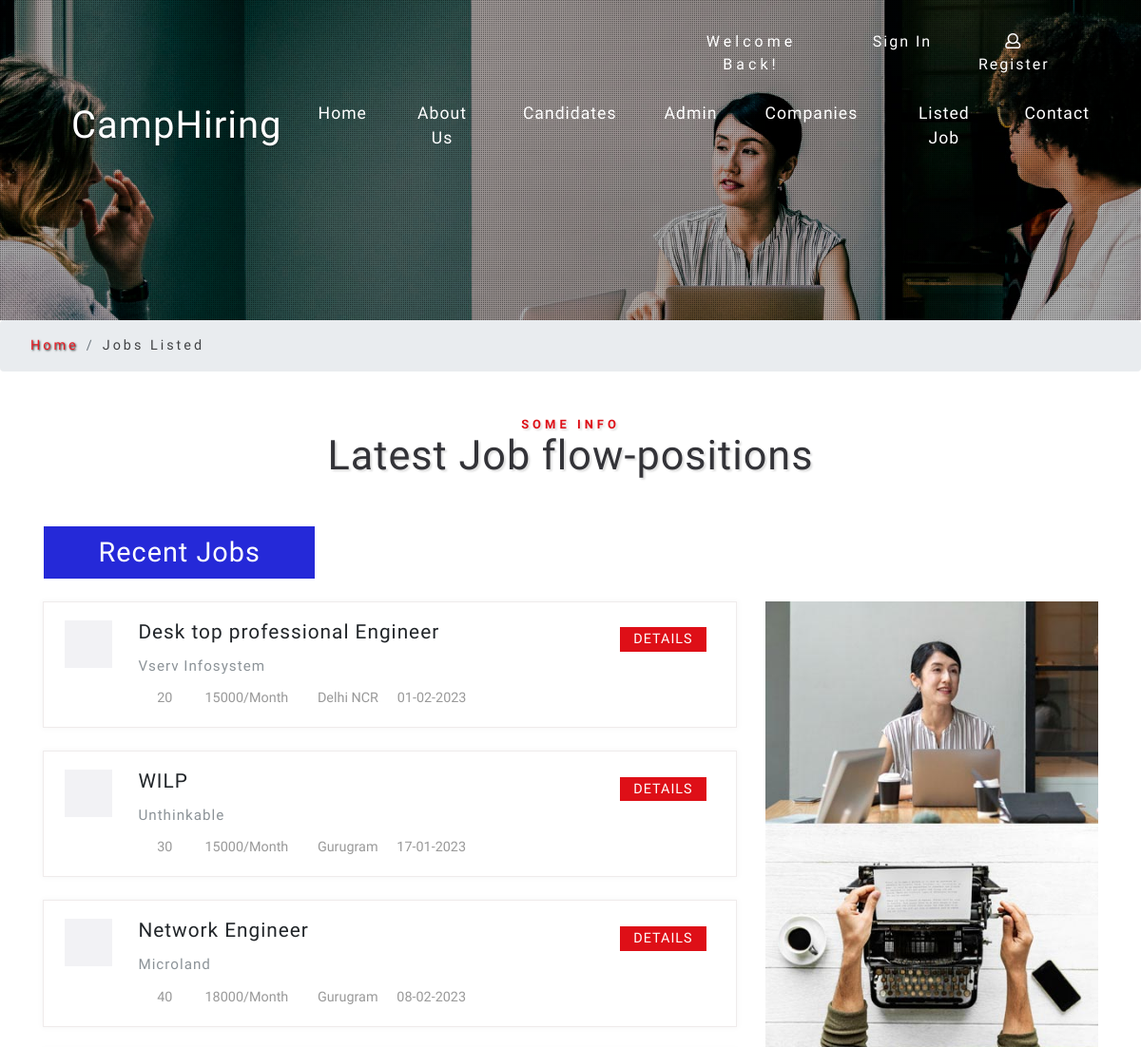
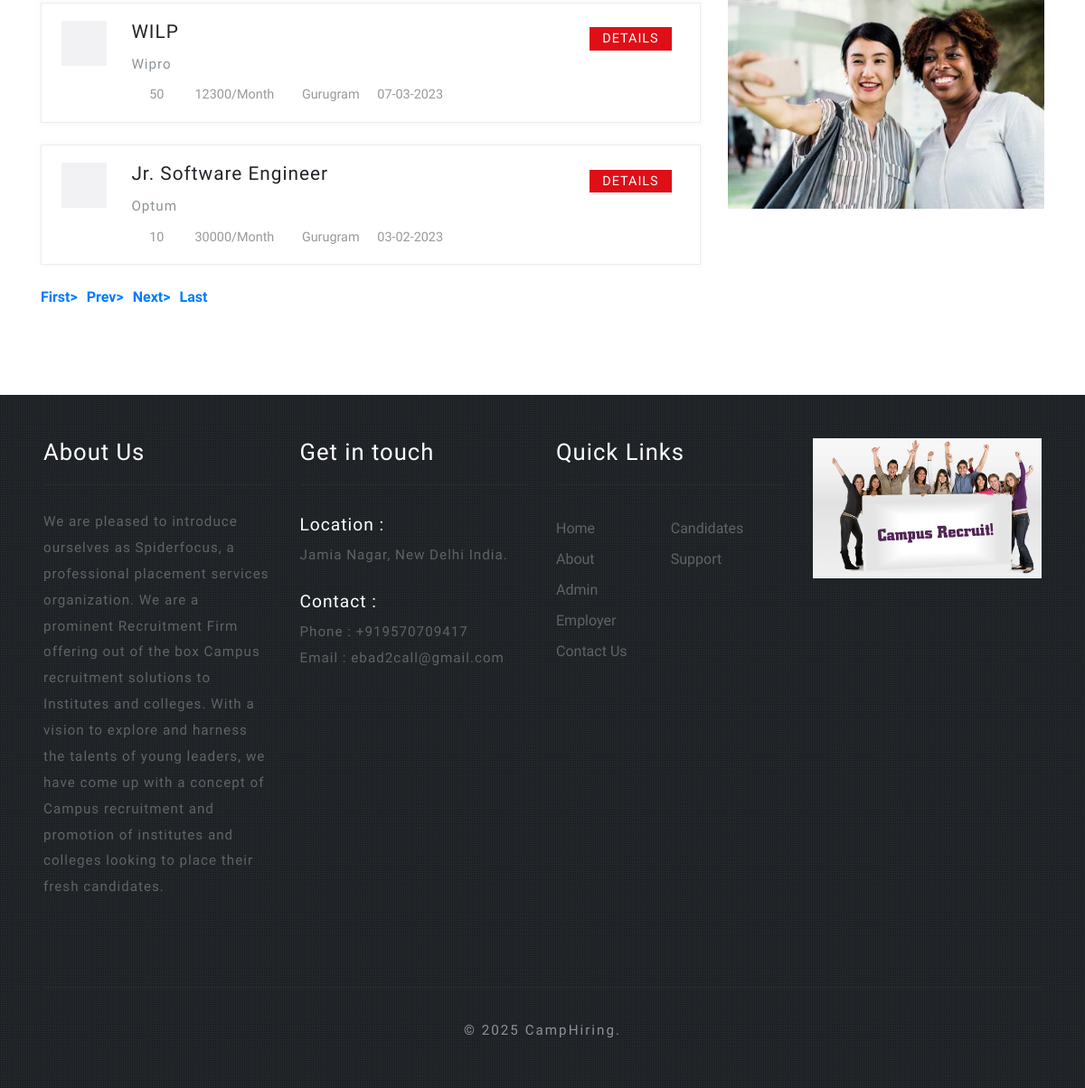
Screenshot of /jobs-listed.php with the database file from the repository (2 pictures, top to bottom).
### tables this page shows
CREATE TABLE `tblvacancy` (
  `ID` int(10) NOT NULL,
  `CompanyID` int(10) DEFAULT NULL,
  `JobTitle` varchar(200) DEFAULT NULL,
  `MonthlySalary` varchar(120) DEFAULT NULL,
  `JobDescriptions` mediumtext DEFAULT NULL,
  `NoofOpenings` varchar(50) DEFAULT NULL,
  `JobLocation` varchar(120) DEFAULT NULL,
  `ApplyDate` varchar(120) DEFAULT NULL,
  `LastDate` varchar(120) DEFAULT NULL,
  `JobpostingDate` datetime DEFAULT current_timestamp()
);

CREATE TABLE `tblcompany` (
  `ID` int(10) NOT NULL,
  `CompanyName` varchar(120) DEFAULT NULL,
  `ContactPerson` varchar(100) DEFAULT NULL,
  `CompanyUrl` varchar(200) DEFAULT NULL,
  `CompanyAddress` mediumtext DEFAULT NULL,
  `MobileNumber` bigint(10) DEFAULT NULL,
  `CompanyEmail` varchar(200) DEFAULT NULL,
  `CompanyLogo` varchar(200) DEFAULT NULL,
  `Password` varchar(120) DEFAULT NULL,
  `CompanyRegdate` timestamp NOT NULL DEFAULT current_timestamp()
);

CREATE TABLE `tblpage` (
  `ID` int(10) NOT NULL,
  `PageType` varchar(120) DEFAULT NULL,
  `PageTitle` varchar(200) DEFAULT NULL,
  `PageDescription` mediumtext DEFAULT NULL,
  `Email` varchar(120) DEFAULT NULL,
  `MobileNumber` bigint(10) DEFAULT NULL,
  `UpdationDate` timestamp NULL DEFAULT NULL ON UPDATE current_timestamp()
);

### jobs-listed.php (the view, shortened to what this page needs)
<?php
include('includes/dbconnection.php');
?>
<!DOCTYPE html>
<html lang="en">
<head>
	<link href="css/bootstrap.css" rel='stylesheet' type='text/css' />
	<link href="css/style6.css" rel='stylesheet' type='text/css' />
	<link href="css/style.css" rel='stylesheet' type='text/css' />
	<link href="css/fontawesome-all.css" rel="stylesheet">
</head>
<body>
	<div id="demo-1" class="page-content">
		<div class="dotts">
			<div class="header-top">
			 <?php include_once('includes/header.php');?>
			</div>
			<div class="banner-info-w3layouts text-center">
			</div>
		</div>
	</div>
	<ol class="breadcrumb justify-content-left">
		<li class="breadcrumb-item">
			<a href="index.php">Home</a>
		</li>
		<li class="breadcrumb-item active">Jobs Listed</li>
	</ol>
	<section class="banner-bottom-wthree pb-lg-5 pb-md-4 pb-3">
        <div class="container">
            <div class="inner-sec-w3ls py-lg-5  py-3">
                <h3 class="tittle text-center mb-lg-4 mb-3">
                    <span>Some Info</span>Latest Job flow-positions</h3>
                <div class="tabs mt-5">
                    <ul class="nav nav-pills my-4" id="pills-tab" role="tablist">
                        <li class="nav-item">
                            <a class="nav-link active" id="pills-home-tab" data-toggle="pill" href="#pills-home" role="tab" aria-controls="pills-home" aria-selected="true">Recent Jobs</a>
                        </li>
                    </ul>
                    <div class="tab-content" id="pills-tabContent">
                        <div class="tab-pane fade show active" id="pills-home" role="tabpanel" aria-labelledby="pills-home-tab">
                            <div class="menu-grids mt-4">
                                <div class="row t-in">
                                    <div class="col-lg-8 text-info-sec">
                                            <?php
        if (isset($_GET['pageno'])) {
            $pageno = $_GET['pageno'];
        } else {
            $pageno = 1;
        }
        $no_of_records_per_page = 6;
        $offset = ($pageno-1) * $no_of_records_per_page;
$ret1=mysqli_query($con,"select COUNT(*) from  tblvacancy");
$total_rows = mysqli_fetch_array($ret1)[0];
$total_pages = ceil($total_rows / $no_of_records_per_page);
$ret=mysqli_query($con,"select tblcompany.ID as cid, tblcompany.CompanyName,tblvacancy.ID,tblvacancy.JobTitle,tblvacancy.NoofOpenings,tblvacancy.MonthlySalary,tblvacancy.JobLocation,tblvacancy.LastDate from tblcompany join tblvacancy on tblcompany.ID=tblvacancy.CompanyID LIMIT $offset, $no_of_records_per_page");
while ($row=mysqli_fetch_array($ret)) {
?> <div class="job-post-main row">
                                            <div class="col-md-9 job-post-info text-left">
                                                <div class="job-post-icon">
                                                    <i class="fas fa-briefcase"></i>
                                                </div>
                                                <div class="job-single-sec">
                                                    <h4>
                                                       <?php echo $row['JobTitle'];?>
                                                    </h4>
                                                    <p class="my-2"><?php echo $row['CompanyName'];?></p>
                                                    <ul class="job-list-info d-flex">
                                                        <li>
                                                            <i class="fas fa-users"></i> <?php echo $row['NoofOpenings'];?></li>
                                                            <li>
                                                             <i class="fas fa-dollar-sign"></i> <?php echo $row['MonthlySalary'];?>/Month</li>
                                                        <li>
                                                            <i class="fas fa-map-marker-alt"></i><?php echo $row['JobLocation'];?></li>
                                                        <li>
                                                            <i class="fas fa-calendar"></i> <?php echo $row['LastDate'];?></li>
                                                    </ul>
                                                </div>
                                                <div class="clearfix"></div>
                                            </div>
                                            <div class="col-md-3 job-single-time text-right">
                                                <span class="job-time">
    <a href="single-job-details.php?viewid=<?php echo $row['ID'];?>" class="aply-btn "> Details</span></a>
                                            </div>
                                        </div><br /><?php } ?>
                                    </div>
                                    <div class="col-lg-4 text-info-sec">
                                        <img src="images/job-1.jpg" alt=" " class="img-fluid" />
                                    </div>
                                </div>
                            </div>
                        </div>
                        <div align="center">
    <ul class="pagination" >
        <li><a href="?pageno=1"><strong>First></strong></a></li>
        <li class="<?php if($pageno <= 1){ echo 'disabled'; } ?>">
            <a href="<?php if($pageno <= 1){ echo '#'; } else { echo "?pageno=".($pageno - 1); } ?>"><strong style="padding-left: 10px">Prev></strong></a>
        </li>
        <li class="<?php if($pageno >= $total_pages){ echo 'disabled'; } ?>">
            <a href="<?php if($pageno >= $total_pages){ echo '#'; } else { echo "?pageno=".($pageno + 1); } ?>"><strong style="padding-left: 10px">Next></strong></a>
        </li>
        <li><a href="?pageno=<?php echo $total_pages; ?>"><strong style="padding-left: 10px">Last</strong></a></li>
    </ul>
</div>
                    </div>
                </div>
            </div>
        </div>
    </section>
	 <?php include_once('includes/footer.php');?>
</body>
</html>

### includes/footer.php (shortened to what this page needs)
 <?php
include('includes/dbconnection.php');
?>
 <footer class="footer-emp-w3layouts bg-dark dotts py-lg-5 py-3">
        <div class="container-fluid px-lg-5 px-3">
            <div class="row footer-top">
                <div class="col-lg-3 footer-grid-wthree-w3ls">
                    <?php
 $query=mysqli_query($con,"select * from  tblpage where PageType='aboutus'");
 while ($row=mysqli_fetch_array($query)) {
 ?>
                    <div class="footer-title">
                        <h3><?php  echo $row['PageTitle'];?></h3>
                    </div>
                    <div class="footer-text">
                        <p><?php  echo $row['PageDescription'];?>.</p>
                    </div>
                </div>
                <?php } ?>
                <div class="col-lg-3 footer-grid-wthree-w3ls">
                    <?php
 $query=mysqli_query($con,"select * from  tblpage where PageType='contactus'");
 while ($row=mysqli_fetch_array($query)) {
 ?>
                    <div class="footer-title">
                        <h3>Get in touch</h3>
                    </div>
                    <div class="contact-info">
                        <h4>Location :</h4>
                        <p><?php  echo $row['PageDescription'];?></p>
                        <div class="phone">
                            <h4>Contact :</h4>
                            <p>Phone : +<?php  echo $row['MobileNumber'];?></p>
                            <p>Email :
                                <?php  echo $row['Email'];?>
                            </p>
                        </div>
                    </div>
                </div>
                <?php } ?>
                <div class="col-lg-3 footer-grid-wthree-w3ls">
                    <div class="footer-title">
                        <h3>Quick Links</h3>
                    </div>
                    <ul class="links">
                        <li>
                            <a href="index.php">Home</a>
                        </li>
                        <li>
                            <a href="about.php">About</a>
                        </li>
                        <li>
                            <a href="admin/login.php">Admin</a>
                        </li>
                        <li>
                            <a href="company/login.php">Employer</a>
                        </li>
                        <li>
                            <a href="contact.php">Contact Us</a>
                        </li>
                    </ul>
                    <ul class="links">
                        <li>
                            <a href="user/login.php">Candidates</a>
                        </li>
                        <li>
                            <a href="contact.php">Support</a>
                        </li>
                    </ul>
                    <div class="clearfix"></div>
                </div>
                <div class="col-lg-3 footer-grid-wthree-w3ls">
                   <img src="images/campus-recruitment-500x500.jpg" alt=" " class="img-fluid" />
                </div>
            </div>
           <div class="copyright mt-4">
                <p class="copy-right text-center ">&copy; 2025 CampHiring.
                </p>
            </div>
        </div>
    </footer>

### css/style.css (style rules this page uses)
html, body { margin: 0; font-size: 100%; font-family: 'Dosis', sans-serif; background: #fff; }
body a { text-decoration: none; transition: 0.5s all; -webkit-transition: 0.5s all; -moz-transition: 0.5s all; -o-transition: 0.5s all; -ms-transition: 0.5s all; font-family: 'Dosis', sans-serif; }
body img { width: 100%; }
h1, h2, h3, h4, h5, h6 { margin: 0; font-family: 'Dosis', sans-serif; letter-spacing: 1px; }
p { margin: 0; font-size: 0.95em; color: #8c9398; line-height: 2em; letter-spacing: 1px; }
ul { margin: 0; padding: 0; }
li.nav-item { margin: 0 1px; }
.banner-info-w3layouts { padding-top: 10em; }
h3.tittle span { display: block; text-transform: uppercase; font-size: 0.3em; color: #de0f17; letter-spacing: 4px; font-weight: 600; }
h3.tittle { text-shadow: 2px 2px 2px rgba(41, 41, 41, 0.15); font-size: 2.7em; color: #333338; font-weight: 400; }
ul#pills-tab { margin-left: 0em; }
.nav-pills .nav-link { padding: 0.2em 2em; letter-spacing: 1px; color: #333; background: #f2f2f5; font-size: 1.8em; }
.nav-pills .nav-link.active, .nav-pills .show > .nav-link { color: #fff; background: #2529d8; }
.nav-pills .nav-link { border-radius: 0; }
.text-info-sec p { color: #8c9398; }
.text-info-sec i { color: #EB2941; }
.job-post-icon { width: 13%; float: left; }
.job-post-icon i { width: 50px; height: 50px; background: #f2f2f5; text-align: center; line-height: 3em; }
.job-single-sec { float: left; width: 85%; margin-left: 2%; }
ul.job-list-info li { list-style: none; font-size: 0.9em; color: #999; }
ul.job-list-info li i { list-style: none; color: #666; margin-right: 5px; }
ul.job-list-info li:nth-child(2) { margin: 0 1em; }
span.job-time { display: block; color: #2529d8; margin: 0.5em 0; text-transform: uppercase; }
a.aply-btn { color: #fff; padding: 0.3em 1em; background: #de0f17; font-size: 0.9em; letter-spacing: 1px; }
.job-single-sec h4 { font-size: 1.3em; }
.job-post-info { padding-right: 0; padding-left: 6px; }
.job-post-main { padding: 1.2em 1em; background: #fff; margin: 0; box-shadow: 0 0 6px 1px #f7f7f7; border: 1px solid #efebeb; }
.dotts { background: url(../images/dots.png); }
.page-content { background: url(../images/3.jpg) no-repeat 0px 0px; background-size: cover; -webkit-background-size: cover; -moz-background-size: cover; -o-background-size: cover; -moz-background-size: cover; min-height: 300px; position: relative; }
li.breadcrumb-item { font-size: 0.9em; letter-spacing: 3px; }
li.breadcrumb-item a { color: #ec1c24; text-shadow: 1px 1px 2px #252424; }
.breadcrumb-item.active { color: #404244; }
ol.breadcrumb { margin: 0; padding: 1em 2em; }
.footer-grid-wthree-w3ls h3 { font-size: 1.6em; color: #ffffff; font-weight: 400; margin-bottom: 1em; letter-spacing: 1px; border-bottom: 1px ridge rgba(57, 57, 58, 0.46); padding-bottom: 0.8em; }
.footer-text p, .contact-info p { color: #616263; line-height: 1.9em; }
.phone { margin-top: 20px; }
ul.links { float: left; width: 50%; }
.contact-info h4 { font-style: normal; font-weight: 400; font-size: 1.2em; line-height: 1.9; color: #ffffff; }
.copyright { border-top: 1px ridge rgba(57, 57, 58, 0.46); padding-top: 2em; }
.copyright p { letter-spacing: 2px; }
ul.links li { list-style-type: none; margin: 10px 0; }
ul.links li a { color: #616263; }

### rows the page displays
tblvacancy: JobTitle "Desk top professional Engineer", CompanyID.CompanyName "Vserv Infosystem", NoofOpenings "20", MonthlySalary "15000", JobLocation "Delhi NCR", LastDate "01-02-2023"
tblvacancy: JobTitle "WILP", CompanyID.CompanyName "Unthinkable", NoofOpenings "30", MonthlySalary "15000", JobLocation "Gurugram", LastDate "17-01-2023"
tblvacancy: JobTitle "Network Engineer", CompanyID.CompanyName "Microland", NoofOpenings "40", MonthlySalary "18000", JobLocation "Gurugram", LastDate "08-02-2023"
tblvacancy: JobTitle "WILP", CompanyID.CompanyName "Wipro", NoofOpenings "50", MonthlySalary "12300", JobLocation "Gurugram", LastDate "07-03-2023"
tblvacancy: JobTitle "Jr. Software Engineer", CompanyID.CompanyName "Optum", NoofOpenings "10", MonthlySalary "30000", JobLocation "Gurugram", LastDate "03-02-2023"
tblpage: PageTitle "About Us", PageDescription "We are pleased to introduce ourselves as Spiderfocus, a professional placement services organization. We are a prominent Recruitment Firm offering out of the box Campus recruitment solutions to Institutes and colleges. With a vision to explore and harness the talents of young leaders, we have come up with a concept of Campus recruitment and promotion of institutes and colleges looking to place their fresh candidates."
tblpage: PageDescription "Jamia Nagar, New Delhi India.", MobileNumber "919570709417", Email "ebad2call@gmail.com"
